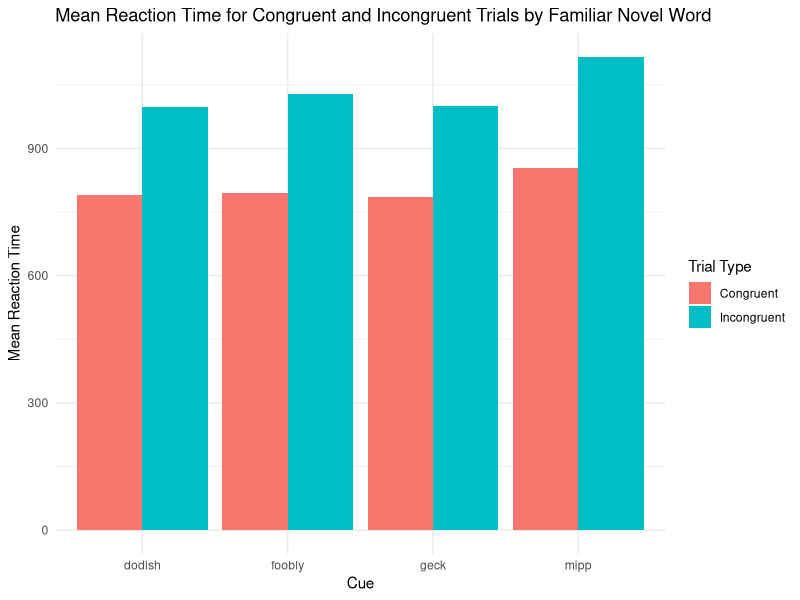
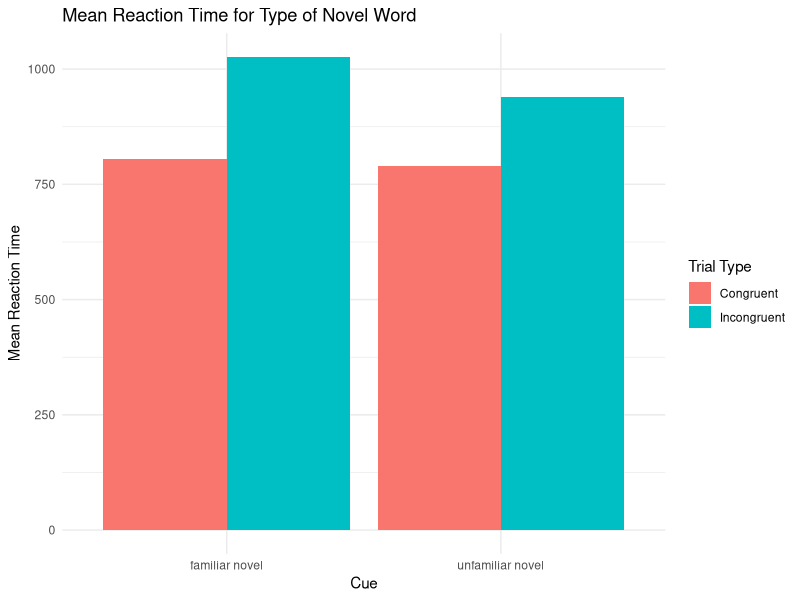
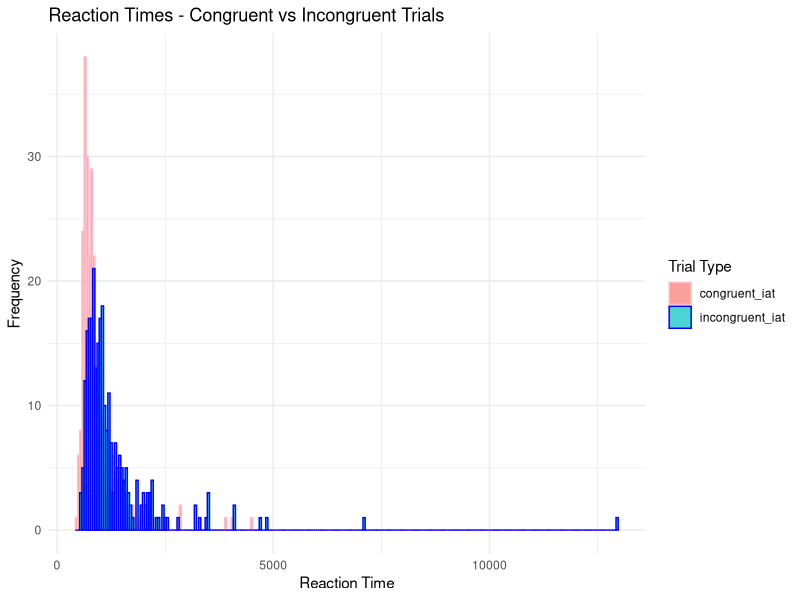

The R source for these figures, in order: (Note: this script raises an error after producing the figures.)
## ---- chunk 1
knitr::opts_chunk$set(echo = TRUE)
## ---- chunk 2
library(tidyverse)
library(dplyr)
library(lme4)
## ---- chunk 3
descriptive = read.csv("sona11.28(updated).csv")%>%
  mutate(rt=as.numeric(rt), revised_correct=as.numeric(revised_correct))
## ---- chunk 4
nrow(descriptive)
ncol(descriptive)
descriptive%>% pull(ID) %>% unique() %>% length()
descriptive %>% group_by(ID) %>% count()
## ---- chunk 5
attention_trials = descriptive %>%
  filter(typeoftrial == "attention")%>%
  select(ID, revised_response, novel1, novel2, novel3, revised_correct)

#mean
attention_trials %>% 
  summarize(mean_accuracy = mean(revised_correct),
            sd_accuracy = sd(revised_correct))

#summarize participant accuracy
subject_attention_accuracy = attention_trials %>%
  group_by(ID) %>%
  summarize(mean_accuracy = mean(revised_correct),
            sd_accuracy = sd(revised_correct))
## ---- chunk 6
scoring = read_csv("association_scoring.csv")%>%
  arrange(cue, response)
association_trials = descriptive %>%
  filter(typeoftrial == "association") %>%
  select (ID, revised_response, cue) %>%
  rename(response = "revised_response") %>%
  mutate(response = tolower(response)) %>%
  left_join(scoring)

# congruence trials

congruence_trials = association_trials %>%
  filter(!is.na(congruence)) %>%
  filter(congruence %in% c("congruent", "incongruent")) %>%
  filter(type_of_association %in% c("direct", "shared"))

congruence_counts = congruence_trials %>%
  group_by(ID, cue_type, congruence, type_of_association) %>%
  count() %>%
  group_by(ID, cue_type) %>%
  mutate(proportion = n / sum(n))

congruence_counts %>%
  filter(congruence == "congruent") %>%
  ungroup() %>%
  summarise(mean_prop = mean(proportion))

wide_counts = congruence_counts %>%
  select(ID, cue_type, congruence, type_of_association, proportion) %>%
  pivot_wider(names_from = congruence, values_from = proportion)%>%
  mutate(incongruent = ifelse(is.na(incongruent), 0, incongruent),
       congruent = ifelse(is.na(congruent), 0, congruent)) %>%
  mutate(prop = congruent - incongruent)

mean(wide_counts$prop)

### counts by type of association 

association_type_occurrence = wide_counts %>%
  select(ID, cue_type, type_of_association, prop)%>%
  pivot_wider(names_from = type_of_association, values_from = prop)%>%
  mutate(shared = ifelse(is.na(shared), 0, shared),
         direct = ifelse(is.na(direct), 0, direct))

mean(association_type_occurrence$direct)
mean(association_type_occurrence$shared)

## ---- chunk 7
subset_data <- descriptive %>%
  filter(typeoftrial %in% c("congruent_iat", "incongruent_iat")) %>%
   filter(!(typeoftrial %in% c("congruent_iat", "incongruent_iat") & rt < 200 | rt > 1500))%>%
  mutate(correct_numeric = ifelse(correct, 1, 0))

subject_accuracy_iat <- subset_data %>%
  group_by(ID) %>%
  summarise(mean_accuracy = mean(correct_numeric), sd_accuracy = sd(correct_numeric)) %>%
  ungroup() %>%
  select(ID, mean_accuracy)

# Mean accuracy for 'congruent_iat' trials
congruent_accuracy <- subset_data %>%
  filter(typeoftrial == "congruent_iat") %>%
  group_by(ID) %>%
  summarise(mean_accuracy_congruent = mean(correct_numeric)) %>%
  ungroup()

# Mean accuracy for 'incongruent_iat' trials
incongruent_accuracy <- subset_data %>%
  filter(typeoftrial == "incongruent_iat") %>%
  group_by(ID) %>%
  summarise(mean_accuracy_incongruent = mean(correct_numeric))%>%
  ungroup()

# Merge 
subject_accuracy_iat <- left_join(subject_accuracy_iat, congruent_accuracy, by = "ID")
subject_accuracy_iat <- left_join(subject_accuracy_iat, incongruent_accuracy, by = "ID")
## ---- chunk 8
iat_congruent_trials = descriptive %>%
  filter(typeoftrial == "congruent_iat", cue %in% c("dodish", "foobly", "geck", "mipp"))%>%
  filter(!(typeoftrial %in% c("congruent_iat", "incongruent_iat") & rt < 200 | rt > 1500))%>%
  group_by(cue)%>%
  mutate(rt=as.numeric(rt))%>%
  summarize(mean_rt = mean(rt)) 
  
## ---- chunk 9
iat_incongruent = descriptive %>%
  filter(typeoftrial == "incongruent_iat", cue %in% c("dodish", "foobly", "geck", "mipp"))%>%
   filter(!(typeoftrial %in% c("congruent_iat", "incongruent_iat") & rt < 200 | rt > 1500))%>%
  group_by(cue)%>%
  mutate(rt=as.numeric(rt))%>%
  summarize(mean_rt = mean(rt)) 
  
## ---- chunk 10

combined_data <- bind_rows(
  mutate(iat_congruent_trials, trial_type = "Congruent"),
  mutate(iat_incongruent, trial_type = "Incongruent")
)

ggplot(combined_data, aes(x = cue, y = mean_rt, fill = trial_type)) +
  geom_bar(stat = "identity", position = "dodge") +
  labs(title = "Mean Reaction Time for Congruent and Incongruent Trials by Familiar Novel Word",
       x = "Cue",
       y = "Mean Reaction Time",
       fill = "Trial Type") +
  theme_minimal()

## ---- chunk 11
novel_con = descriptive %>%
  filter(typeoftrial == "congruent_iat", type_of_word %in% c("familiar novel", "unfamiliar novel"))%>%
   filter(!(typeoftrial %in% c("congruent_iat", "incongruent_iat") & rt < 200 | rt > 1500))%>%
  group_by(type_of_word)%>%
  mutate(rt=as.numeric(rt))%>%
  summarize(mean_rt = mean(rt))
## ---- chunk 12
novel_incon = descriptive %>%
  filter(typeoftrial == "incongruent_iat", type_of_word %in% c("familiar novel", "unfamiliar novel"))%>%
   filter(!(typeoftrial %in% c("congruent_iat", "incongruent_iat") & rt < 200 | rt > 1500))%>%
  group_by(type_of_word)%>%
  mutate(rt=as.numeric(rt))%>%
  summarize(mean_rt = mean(rt))
## ---- chunk 13

combined_data <- bind_rows(
  mutate(novel_con, trial_type = "Congruent"),
  mutate(novel_incon, trial_type = "Incongruent")
)

ggplot(combined_data, aes(x = type_of_word, y = mean_rt, fill = trial_type)) +
  geom_bar(stat = "identity", position = "dodge") +
  labs(title = "Mean Reaction Time for Type of Novel Word",
       x = "Cue",
       y = "Mean Reaction Time",
       fill = "Trial Type") +
  theme_minimal()
## ---- chunk 14

library(ggplot2)

congruent_data <- subset(descriptive, typeoftrial == "congruent_iat")
incongruent_data <- subset(descriptive, typeoftrial == "incongruent_iat")

ggplot() +
  geom_histogram(data = congruent_data, aes(x = rt, fill = typeoftrial), 
                 binwidth = 50, color = "pink", alpha = 0.7, position = "identity") +
  geom_histogram(data = incongruent_data, aes(x = rt, fill = typeoftrial), 
                 binwidth = 50, color = "blue", alpha = 0.7, position = "identity") +
  labs(title = "Reaction Times - Congruent vs Incongruent Trials",
       x = "Reaction Time",
       y = "Frequency",
       fill = "Trial Type") +
  theme_minimal()

## ---- chunk 15
IATrt_model= lmer(rt ~ typeoftrial + (1 | ID),
                  data = subset_data)
summary(IATrt_model)
## ---- chunk 16
sentence_scoring = descriptive %>%
  filter(typeoftrial=="use_in_sentence") %>%
  mutate(AVERAGE_SENTENCE_SCORE = as.numeric(AVERAGE_SENTENCE_SCORE))

## ---- chunk 17
sentence_model= lmer(AVERAGE_SENTENCE_SCORE ~ real.or.novel + (1 | ID),
                  data = sentence_scoring)
summary(sentence_model)
## ---- chunk 18
subject_attention_accuracy_filter <- subject_attention_accuracy %>%
  filter(mean_accuracy >= 0.75)
